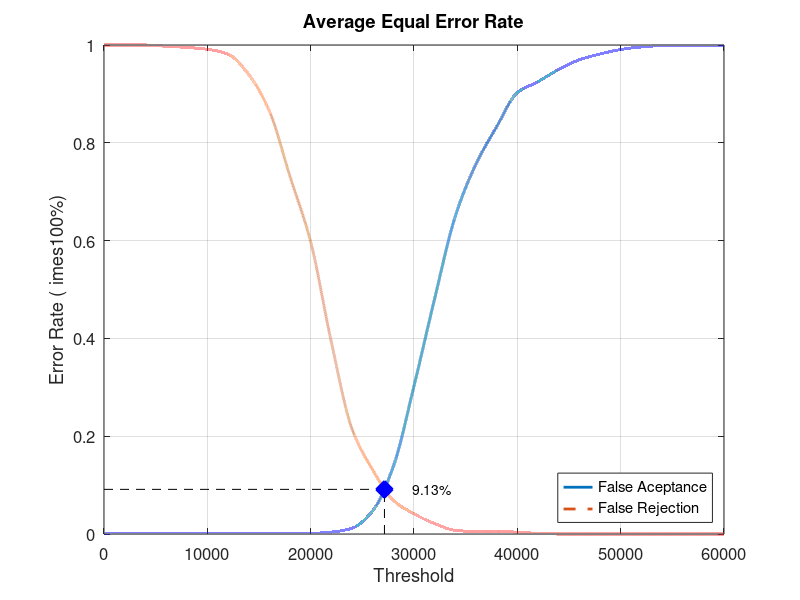
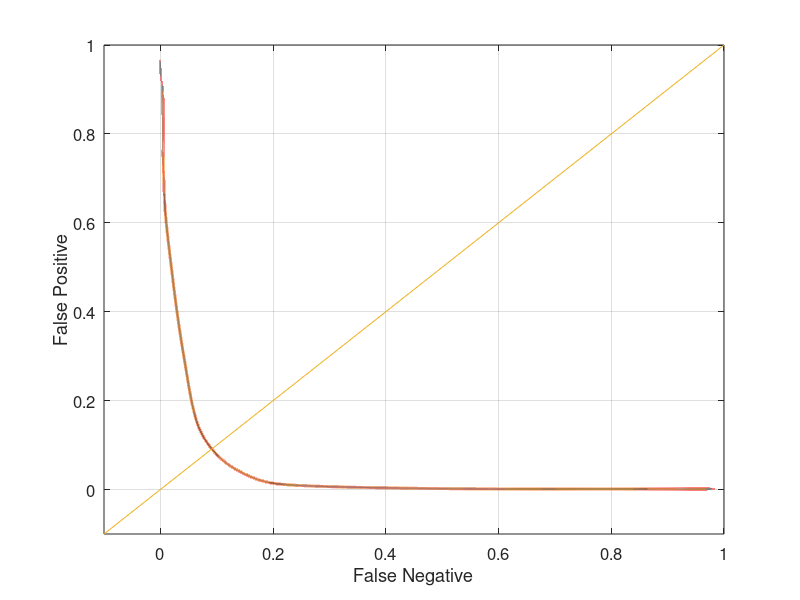

These figures' MATLAB source, in order:
close all;
clear;
clc;
x = 0:2000:60000;
xq = 0:0.5:60000;

y0 = [0 0.00131579 0.00131579 0.00131579 0.00131579 0.00131579 0.00131579 0.00131579 0.00131579 0.00131579 0.00131579 0.00394737 0.0118421 0.0473684 0.138158 0.302632 0.481579 0.65 0.756579 0.832895 0.902632 0.925 0.95 0.969737 0.981579 0.990789 0.996053 0.998684 0.998684 0.998684 1]
yy0 = interp1(x, y0, xq, 'pchip');
y1 = [1 1 1 0.9975 0.995 0.99125 0.98125 0.94 0.865 0.73125 0.5975 0.3925 0.215 0.13125 0.06875 0.04125 0.02125 0.0075 0.005 0.005 0.00375 0.00125 0 0 0 0 0 0 0 0 0]
yy1 = interp1(x, y1, xq, 'pchip');

% Calculating EER: 
y2 = abs(y0 - y1);
find(y2 == min(y2))
yy2 = abs(yy0 - yy1);
xEER = find(yy2 == min(yy2));
xEERIndex = xq(xEER) % X-axis EER
yEER = yy0(xEER) % Y-axis EER

main = figure
plot(xq, yy0,'-','LineWidth', 2);	hold on
plot(xq, yy1,'--','LineWidth', 2);	hold on
plot([xEERIndex xEERIndex], [0 yEER], 'k--');	hold on
plot([0 xEERIndex], [yEER yEER], 'k--');	hold on
plot(xEERIndex, yEER, 'bx', 'LineWidth', 10);	hold on
text(xEERIndex + 10 * xEERIndex / 100, yEER, [num2str(round((10000 * yEER)) / 100) '%'])
legend('False Aceptance', 'False Rejection', 'Location', 'SouthEast')
xlabel('Threshold')
ylabel('Error Rate (	imes100%)')
title('Average Equal Error Rate')
set(gca, 'FontSize', 12)
axis([0 60000 0 1])
grid on

print(main, 'Experiment4AverageMain', '-dpng');
FNRxFPR = figure('Color', [1 1 1]);
plot(yy1, yy0, '-', yy1, yy0, 'LineWidth', 2);
hold on
y = -0.1:0.1:1
plot(y, y); 
set(gca, 'FontSize', 12)
xlabel('False Negative')
ylabel('False Positive')
axis([-0.1 1 -0.1 1])
set(gca, 'FontSize', 12)
grid on

print(FNRxFPR, 'Experiment4AverageFNRxFPR','-dpng');
